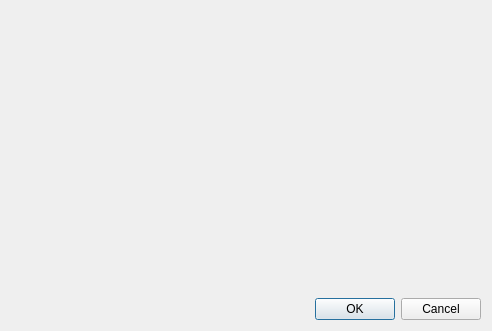
<?xml version="1.0" encoding="UTF-8"?>
<ui version="4.0">
 <class>CarrierModulesDialog</class>
 <widget class="QDialog" name="CarrierModulesDialog">
  <property name="geometry">
   <rect>
    <x>0</x>
    <y>0</y>
    <width>492</width>
    <height>331</height>
   </rect>
  </property>
  <property name="windowTitle">
   <string>Carriers Modules Calculator</string>
  </property>
  <layout class="QVBoxLayout" name="verticalLayout">
   <item>
    <widget class="CarrierModules" name="widget" native="true"/>
   </item>
   <item>
    <widget class="QDialogButtonBox" name="buttonBox">
     <property name="orientation">
      <enum>Qt::Horizontal</enum>
     </property>
     <property name="standardButtons">
      <set>QDialogButtonBox::Cancel|QDialogButtonBox::Ok</set>
     </property>
    </widget>
   </item>
  </layout>
 </widget>
 <customwidgets>
  <customwidget>
   <class>CarrierModules</class>
   <extends>QWidget</extends>
   <header>carriermodules.h</header>
   <container>1</container>
  </customwidget>
 </customwidgets>
 <resources/>
 <connections>
  <connection>
   <sender>buttonBox</sender>
   <signal>accepted()</signal>
   <receiver>CarrierModulesDialog</receiver>
   <slot>accept()</slot>
   <hints>
    <hint type="sourcelabel">
     <x>248</x>
     <y>254</y>
    </hint>
    <hint type="destinationlabel">
     <x>157</x>
     <y>274</y>
    </hint>
   </hints>
  </connection>
  <connection>
   <sender>buttonBox</sender>
   <signal>rejected()</signal>
   <receiver>CarrierModulesDialog</receiver>
   <slot>reject()</slot>
   <hints>
    <hint type="sourcelabel">
     <x>316</x>
     <y>260</y>
    </hint>
    <hint type="destinationlabel">
     <x>286</x>
     <y>274</y>
    </hint>
   </hints>
  </connection>
 </connections>
</ui>
